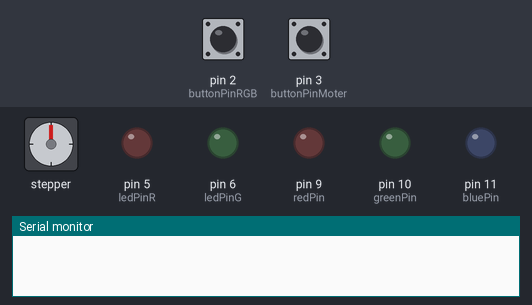
A sketch run on a simulated Arduino Uno, built with avr-gcc and run on an emulated ATmega328P. On the bench: stepper motor, output pins drawn as LEDs (lit = HIGH), the last lines printed to the serial monitor. Inputs (shaded band) come from the test bench; at power-on: pin 3 (buttonPinMoter) LOW, pin 2 (buttonPinRGB) LOW. Stepper angles assume 200 steps per turn.

Above: at 1.2 s.
1.3 s: pin 3 (buttonPinMoter) pulled HIGH for 0.15 s
At 1.45 s:
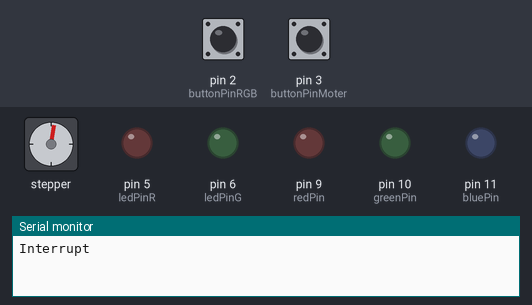
4.3 s: pin 2 (buttonPinRGB) pulled HIGH for 0.15 s
At 4.57 s:
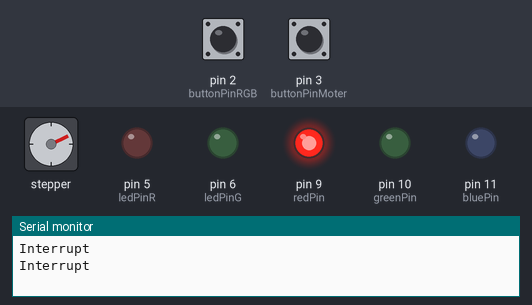
7.3 s: pin 2 (buttonPinRGB) pulled HIGH for 1 s
At 7.69 s:
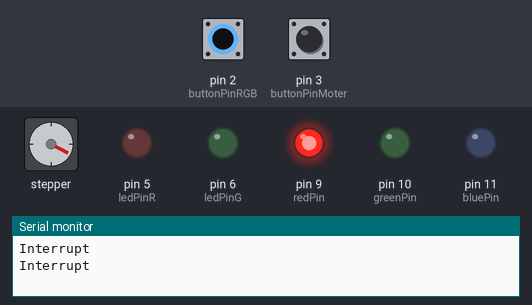
10.3 s: pin 3 (buttonPinMoter) pulled HIGH for 1 s
14.3 s: pin 2 (buttonPinRGB) pulled HIGH for 0.15 s
At 14.86 s:
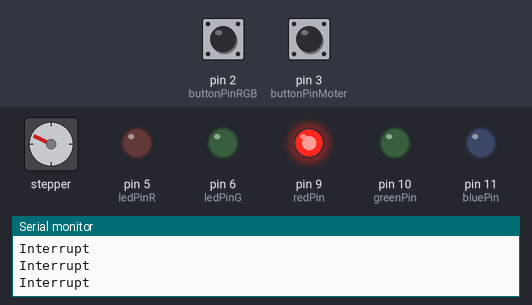
17.4 s: pin 3 (buttonPinMoter) pulled HIGH for 0.15 s
Timing chart, 0 to 23.3 s (numbered marks = the images above; inputs shaded):
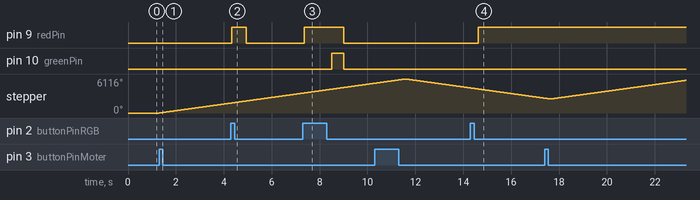

Measured:
- after the input at 1.3 s, stepper: keeps turning clockwise at about 598°/s, starting at once
- after the input at 4.3 s, pin 9 (redPin): LOW → HIGH at once, → LOW 0.61 s later
- after the input at 7.3 s, pin 9 (redPin): LOW → HIGH after 0.05 s, → LOW 1.6 s later; pin 10 (greenPin): LOW → HIGH after 1.2 s, → LOW 0.50 s later
- after the input at 14.3 s, pin 9 (redPin): LOW → HIGH after 0.32 s

The sketch:

basic3.ino
```cpp
#include <Stepper.h>

const int buttonPinMoter = 3;
const int buttonPinRGB = 2;
const int ledPinR = 5;
const int ledPinG = 6;
const int redPin = 9, greenPin = 10, bluePin = 11;

volatile int buttonStateR = 0;
volatile int buttonStateRGB = 0;

// Button Pressed Duration
int timeR = 0;
int timeRGB = 0;

int readingR = 0;
int readingG = 0;

Stepper stepper(200, 7, 12, 8, 13);

void timerstepper(){

    if(buttonStateR) {
      timeR++;
    }
    else{
      if(timeR > 0) {
        timeR--;
      }
    }
}

void timerRGB(){

    if(buttonStateRGB) timeRGB++;

    else{
      if(timeRGB > 0){
        timeRGB--;
        if(digitalRead(greenPin) == 0){ //off->on
          digitalWrite(redPin, 255);
          digitalWrite(greenPin, 255);
          digitalWrite(bluePin, 0);
        }
        else { //on->off
          digitalWrite(redPin, 0);
          digitalWrite(greenPin, 0);
          digitalWrite(bluePin, 0);
        }
      }
    }
}


void stepmoter(){
  if(buttonStateR)  stepper.step(200);
  else{
    if(timeR > 0) stepper.step(-200);
  }
}

void ledRGB(){

  if(buttonStateRGB) digitalWrite(redPin, HIGH);
  else{
    if(timeRGB <= 0){
      digitalWrite(redPin, 0);
      digitalWrite(greenPin, 0);
      digitalWrite(bluePin, 0);
    }
  }
}

ISR(TIMER1_COMPA_vect) {
  timerstepper();
  timerRGB();
}

void DebounceR(){
  Serial.print("Interrupt\n");
  long long last_int_time = 0;
  long long int_time = millis();

  if (int_time - last_int_time > 180 ) {
    buttonStateR = !readingR;
  }

  last_int_time = int_time;
}

void DebounceRGB(){ // Debounce

  long long last_int_time = 0;
  long long int_time = millis();

  if (int_time - last_int_time > 180 ) {
    buttonStateRGB = !readingG;
  }

  last_int_time = int_time;
}

void setup() {
  cli();
  Serial.begin(9600);
  pinMode(buttonPinMoter, INPUT);
  pinMode(buttonPinRGB, INPUT);
  pinMode(ledPinR, OUTPUT);
  pinMode(ledPinG, OUTPUT);
  pinMode(redPin, OUTPUT);
  pinMode(greenPin, OUTPUT);
  pinMode(bluePin, OUTPUT);


  TCCR1A = 0;    TCCR1B = 0;    TCNT1 = 0;
  TCCR1B |= (1 << WGM12); // turn on CTC mode
  TCCR1B |= (1<<CS12) | (1<<CS10); // 1024 prescaler
  OCR1A = 7812;  // 0.5 sec
  TIMSK1 |= (1<<OCIE1A); // enable timer compare

  attachInterrupt(digitalPinToInterrupt(buttonPinMoter), DebounceR, CHANGE);
  attachInterrupt(digitalPinToInterrupt(buttonPinRGB), DebounceRGB, CHANGE);
  sei();
  stepper.setSpeed(100);
  //initial LED state
  digitalWrite(ledPinR, LOW);
  digitalWrite(ledPinG, LOW);

}

void loop(){
  readingR = digitalRead(buttonPinMoter);
  readingG = digitalRead(buttonPinRGB);
  stepmoter();
  ledRGB();
}
```
